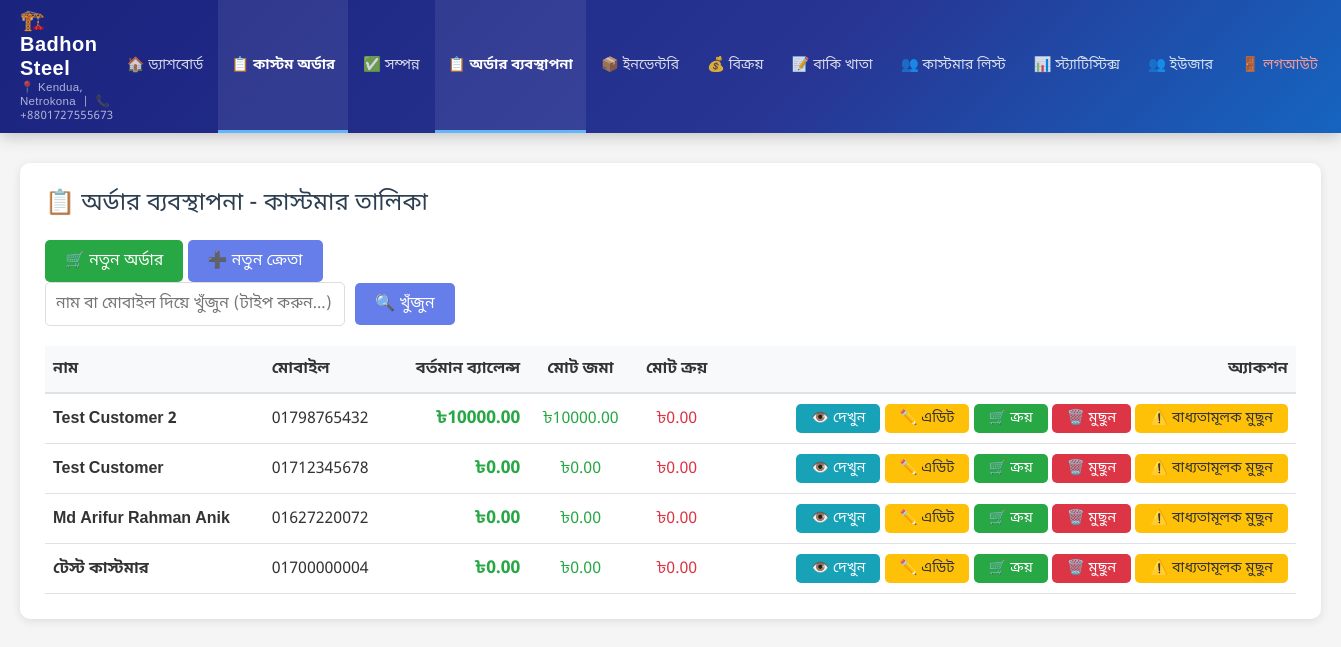
Before: /admin-panel/order-customers/ (signed in) with the older database file.
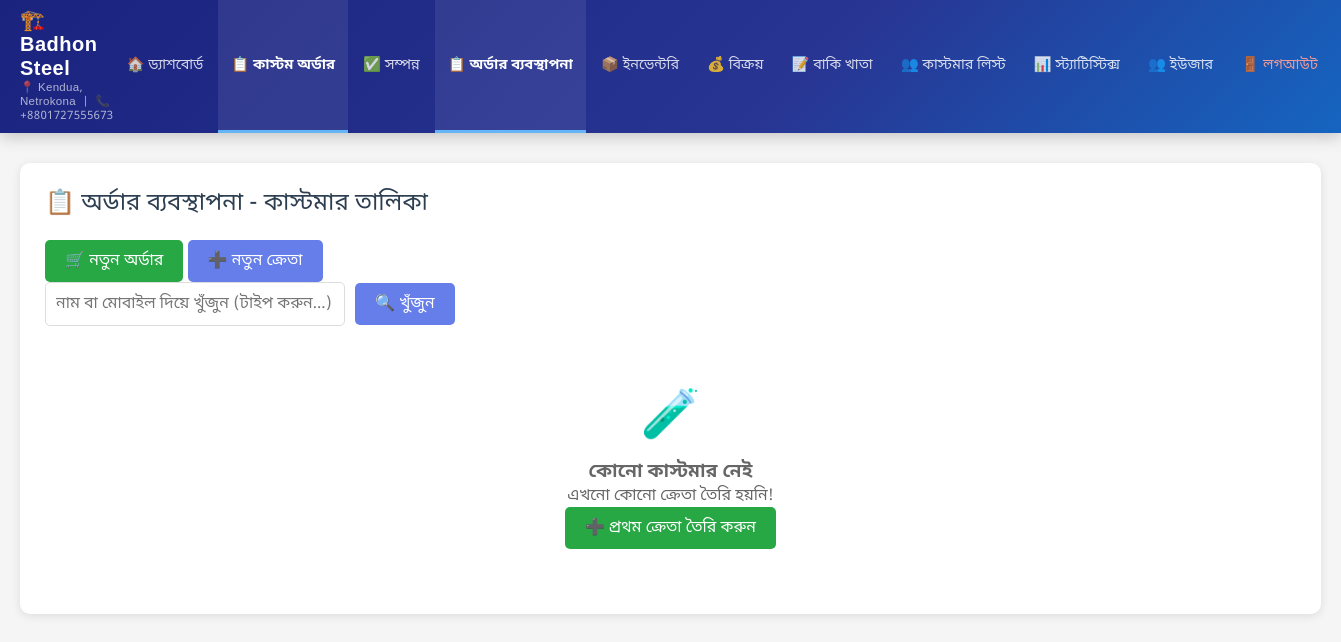
After: the same page with the newer database file.
### shop/models.py (models this page shows, shortened)
class TestCustomer(models.Model):
    name = models.CharField(max_length=200, verbose_name='ক্রেতার নাম')
    mobile_number = models.CharField(max_length=20, unique=True, verbose_name='মোবাইল নাম্বার')
    address = models.TextField(verbose_name='ঠিকানা', blank=True)
    current_balance = models.DecimalField(max_digits=10, decimal_places=2, verbose_name='বর্তমান ব্যালেন্স', default=0)
    created_at = models.DateTimeField(auto_now_add=True, verbose_name='তৈরির সময়')
    updated_at = models.DateTimeField(auto_now=True, verbose_name='আপডেটের সময়')
    class Meta:
        verbose_name = 'টেস্ট কাস্টমার'
        verbose_name_plural = 'টেস্ট কাস্টমারসমূহ'
        ordering = ['-created_at']
    @property
    def total_submitted(self):
        from django.db.models import Sum
        result = self.test_transactions.filter(
            transaction_type='submission',
            status='completed'
        ).aggregate(total=Sum('amount'))
        return result['total'] or 0
    @property
    def total_purchased(self):
        from django.db.models import Sum
        result = self.test_transactions.filter(
            transaction_type='purchase',
            status='completed'
        ).aggregate(total=Sum('amount'))
        return abs(result['total'] or 0)

### shop/views.py (the view)
# urls.py: path('admin-panel/order-customers/', views.test_customer_list, name='order_customer_list'),
@login_required
def test_customer_list(request):
    search_query = request.GET.get('search', '')
    customers = TestCustomer.objects.all().order_by('-created_at')
    if search_query:
        customers = customers.filter(
            Q(name__icontains=search_query) | Q(mobile_number__icontains=search_query)
        )
    paginator = Paginator(customers, 20)
    page_number = request.GET.get('page')
    page_obj = paginator.get_page(page_number)
    context = {
        'page_obj': page_obj,
        'customers': page_obj.object_list,
        'search_query': search_query,
        'total_customers': customers.count(),
    }
    return render(request, 'admin_panel/test_customer_list.html', context)

### shop/templates/admin_panel/test_customer_list.html (shortened to what the changed rows need)
{% extends 'admin_panel/base.html' %}
{% load static %}
{% block content %}
<div class="card">
    {% if customers %}
    <div style="overflow-x: auto;">
        <table style="width: 100%; border-collapse: collapse;">
            <thead>
                <tr style="background-color: #f8f9fa; border-bottom: 2px solid #dee2e6;">
                    <th style="padding: 12px 8px; text-align: left; font-weight: 600;">নাম</th>
                    <th style="padding: 12px 8px; text-align: left; font-weight: 600;">মোবাইল</th>
                    <th style="padding: 12px 8px; text-align: right; font-weight: 600;">বর্তমান ব্যালেন্স</th>
                    <th style="padding: 12px 8px; text-align: center; font-weight: 600;">মোট জমা</th>
                    <th style="padding: 12px 8px; text-align: center; font-weight: 600;">মোট ক্রয়</th>
                    <th style="padding: 12px 8px; text-align: right; font-weight: 600;">অ্যাকশন</th>
                </tr>
            </thead>
            <tbody>
                {% for customer in customers %}
                <tr style="border-bottom: 1px solid #dee2e6;">
                    <td style="padding: 10px 8px;">
                        <strong>{{ customer.name }}</strong>
                    </td>
                    <td style="padding: 10px 8px;">{{ customer.mobile_number }}</td>
                    <td style="padding: 10px 8px; text-align: right;">
                        {% if customer.current_balance >= 0 %}
                        <span style="font-weight: 700; font-size: 1.1rem; color: #28a745;">৳{{ customer.current_balance|floatformat:2 }}</span>
                        {% else %}
                        <span style="font-weight: 700; font-size: 1.1rem; color: #dc3545;">-৳{{ customer.current_balance|floatformat:2|slice:"1:" }} (বাকি)</span>
                        {% endif %}
                    </td>
                    <td style="padding: 10px 8px; text-align: center;">
                        <span style="color: #28a745;">৳{{ customer.total_submitted|floatformat:2 }}</span>
                    </td>
                    <td style="padding: 10px 8px; text-align: center;">
                        <span style="color: #dc3545;">৳{{ customer.total_purchased|floatformat:2 }}</span>
                    </td>
                    <td style="padding: 10px 8px; text-align: right;">
                        <a href="{% url 'order_customer_detail' customer.pk %}" class="btn btn-sm btn-info">👁️ দেখুন</a>
                        <a href="{% url 'order_customer_edit' customer.pk %}" class="btn btn-sm btn-warning">✏️ এডিট</a>
                        <a href="{% url 'transaction_purchase_create' customer.pk %}" class="btn btn-sm btn-success">🛒 ক্রয়</a>
                        <a href="{% url 'order_customer_delete' customer.pk %}?confirm=yes" class="btn btn-sm btn-danger" onclick="return confirmDelete('{{ customer.name }}')">🗑️ মুছুন</a>
                        <a href="{% url 'order_customer_delete' customer.pk %}?force=yes" class="btn btn-sm btn-warning" onclick="return confirmForceDelete('{{ customer.name }}')">⚠️ বাধ্যতামূলক মুছুন</a>
                    </td>
                </tr>
                {% endfor %}
            </tbody>
        </table>
    </div>
    {% else %}
    <div style="text-align: center; padding: 40px; color: #666;">
        <div style="font-size: 3rem; margin-bottom: 10px;">🧪</div>
        <h3>কোনো কাস্টমার নেই</h3>
        <p>এখনো কোনো ক্রেতা তৈরি হয়নি!</p>
        <a href="{% url 'order_customer_create' %}" class="btn btn-success">➕ প্রথম ক্রেতা তৈরি করুন</a>
    </div>
    {% endif %}
</div>
{% endblock %}

Changed rows visible on the page:
removed TestCustomer: name "Test Customer 2", mobile_number "01798765432", current_balance "10000.00", total_submitted "10000.00", total_purchased "0.00"
removed TestCustomer: name "Test Customer", mobile_number "01712345678", current_balance "0.00", total_submitted "0.00", total_purchased "0.00"
removed TestCustomer: name "Md Arifur Rahman Anik", mobile_number "01627220072", current_balance "0.00", total_submitted "0.00", total_purchased "0.00"
removed TestCustomer: name "টেস্ট কাস্টমার", mobile_number "01700000004", current_balance "0.00", total_submitted "0.00", total_purchased "0.00"
Other visible differences:
text no longer shown: "নাম মোবাইল বর্তমান ব্যালেন্স মোট জমা মোট ক্রয় অ্যাকশন"
text now shown: "🧪 কোনো কাস্টমার নেই এখনো কোনো ক্রেতা তৈরি হয়নি! ➕ প্রথম ক্রেতা তৈরি করুন"
